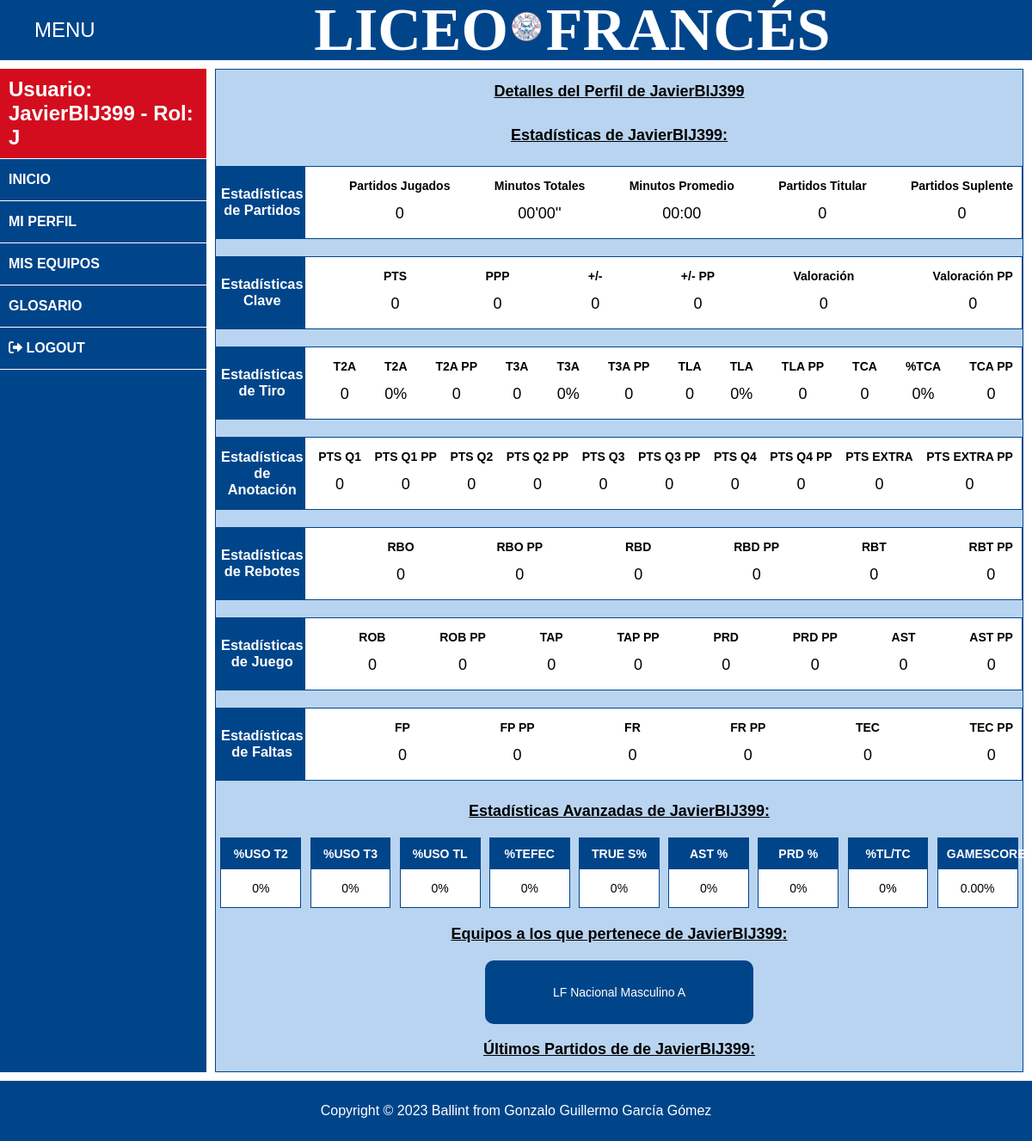
The app's page /pagina_perfiljugador.php?jugador=JavierBlJ399 (signed in) with its own data.
### tables this page shows
CREATE TABLE `jugadores` (
  `id` int(11) NOT NULL,
  `user` varchar(50) DEFAULT NULL,
  `nombre` varchar(50) NOT NULL,
  `apellido1` varchar(50) NOT NULL,
  `apellido2` varchar(50) NOT NULL,
  `numero` int(2) DEFAULT NULL,
  `PJ` int(5) NOT NULL,
  `MT` int(10) NOT NULL,
  `TIT` int(5) NOT NULL,
  `SUP` int(5) NOT NULL,
  `MSMS` float NOT NULL,
  `T2A` int(5) NOT NULL,
  `T2F` int(5) NOT NULL,
  `T3A` int(5) NOT NULL,
  `T3F` int(5) NOT NULL,
  `TLA` int(5) NOT NULL,
  `TLF` int(5) NOT NULL,
  `FLH` int(5) NOT NULL,
  `FLR` int(5) NOT NULL,
  `TEC` int(11) NOT NULL,
  `RBO` int(5) NOT NULL,
  `RBD` int(5) NOT NULL,
  `ROB` int(5) NOT NULL,
  `TAP` int(5) NOT NULL,
  `PRD` int(5) NOT NULL,
  `AST` int(5) NOT NULL,
  `PTQ1` int(11) NOT NULL DEFAULT 0,
  `PTQ2` int(11) NOT NULL DEFAULT 0,
  `PTQ3` int(11) NOT NULL DEFAULT 0,
  `PTQ4` int(11) NOT NULL DEFAULT 0,
  `PTQE` int(11) NOT NULL DEFAULT 0
);

CREATE TABLE `equipos` (
  `id` int(10) NOT NULL,
  `id_equipo` varchar(50) NOT NULL,
  `categoria` varchar(50) NOT NULL,
  `seccion` enum('Masculino','Femenino') NOT NULL,
  `letra` varchar(1) DEFAULT NULL,
  `PJ` int(11) NOT NULL,
  `W` int(11) NOT NULL,
  `L` int(11) NOT NULL,
  `PPP` int(11) NOT NULL,
  `PPR` int(11) NOT NULL,
  `MT` float NOT NULL,
  `MSMS` float NOT NULL,
  `T2A` int(11) NOT NULL,
  `T2F` int(11) NOT NULL,
  `T3A` int(11) NOT NULL,
  `T3F` int(11) NOT NULL,
  `TLA` int(11) NOT NULL,
  `TLF` int(11) NOT NULL,
  `FLH` int(11) NOT NULL,
  `TEC` int(11) NOT NULL,
  `FLR` int(11) NOT NULL,
  `RBO` int(11) NOT NULL,
  `RBD` int(11) NOT NULL,
  `ROB` int(11) NOT NULL,
  `TAP` int(11) NOT NULL,
  `PRD` int(11) NOT NULL,
  `AST` int(11) NOT NULL,
  `PTQ1` int(11) NOT NULL,
  `PTQ2` int(11) NOT NULL,
  `PTQ3` int(11) NOT NULL,
  `PTQ4` int(11) NOT NULL,
  `PTQE` int(11) NOT NULL
);

### includes/usuarios/Usuario.php (called while the page is built, shortened)
<?php
class Usuario{
    public static function getDatosPerfilJugador($nombreUsuario){
        $conn = Aplicacion::getInstance()->getConexionBd();
        $query = sprintf("SELECT * FROM jugadores WHERE user='%s'", $conn->real_escape_string($nombreUsuario));
        $rs = $conn->query($query);
        $result = false;
        if ($rs) {
            $fila = $rs->fetch_assoc();
            if ($fila) {
                $result = $fila;
            }
        } else {
            error_log("Error BD ({$conn->errno}): {$conn->error}");
        }
        return $result;
    }
}
?>

### includes/Jugador.php (the view, shortened to what this page needs)
<?php
class Jugador{
    public static function mostrarStatsJugador($jugador){
        $html = "";
        $html .= "
        <div class='stats'>
            <div class='stats-row'>
            <h3>Estadísticas de Partidos</h3>
                <div class='stat'>
                    <p>Partidos Jugados</p>
                    <p>{$jugador['PJ']}</p>
                </div>
                <div class='stat'>
                    <p>Minutos Totales</p>
                    <p>{$jugador['MTT']}</p>
                </div>
                <div class='stat'>
                    <p>Minutos Promedio</p>
                    <p>{$jugador['MTP']}</p>
                </div>
                <div class='stat'>
                    <p>Partidos Titular</p>
                    <p>{$jugador['TIT']}</p>
                </div>
                <div class='stat'>
                    <p>Partidos Suplente</p>
                    <p>{$jugador['SUP']}</p>
                </div>
            </div>
            <div class='stats-row'>
            <h3>Estadísticas Clave</h3>
                <div class='stat'>
                    <p>PTS</p>
                    <p>{$jugador['PTS']}</p>
                </div>
                <div class='stat'>
                    <p>PPP</p>
                    <p>{$jugador['PTSP']}</p>
                </div>
                <div class='stat'>
                    <p>+/-</p>
                    <p>{$jugador['MSMS']}</p>
                </div>
                <div class='stat'>
                    <p>+/- PP</p>
                    <p>{$jugador['MSMSP']}</p>
                </div>
                <div class='stat'>
                    <p>Valoración</p>
                    <p>{$jugador['VAL']}</p>
                </div>
                <div class='stat'>
                    <p>Valoración PP</p>
                    <p>{$jugador['VALP']}</p>
                </div>
            </div>
            <div class='stats-row'>
            <h3>Estadísticas de Tiro</h3>
                <div class='stat'>
                    <p>T2A</p>
                    <p>{$jugador['T2A']}</p>
                </div>
                <div class='stat'>
                    <p>T2A</p>
                    <p>{$jugador['T2P']}%</p>
                </div>
                <div class='stat'>
                    <p>T2A PP</p>
                    <p>{$jugador['T2PP']}</p>
                </div>
                <div class='stat'>
                    <p>T3A</p>
                    <p>{$jugador['T3A']}</p>
                </div>
                <div class='stat'>
                    <p>T3A</p>
                    <p>{$jugador['T3P']}%</p>
                </div>
                <div class='stat'>
                    <p>T3A PP</p>
                    <p>{$jugador['T3PP']}</p>
                </div>
                <div class='stat'>
                    <p>TLA</p>
                    <p>{$jugador['TLA']}</p>
                </div>
                <div class='stat'>
                    <p>TLA</p>
                    <p>{$jugador['TLP']}%</p>
                </div>
                <div class='stat'>
                    <p>TLA PP</p>
                    <p>{$jugador['TLPP']}</p>
                </div>
                <div class='stat'>
                    <p>TCA</p>
                    <p>{$jugador['TCA']}</p>
                </div>
                <div class='stat'>
                    <p>%TCA</p>
                    <p>{$jugador['TCP']}%</p>
                </div>
                <div class='stat'>
                    <p>TCA PP</p>
                    <p>{$jugador['TCPP']}</p>
                </div>
            </div>
            <div class='stats-row'>
            <h3>Estadísticas de Anotación</h3>
                <div class='stat'>
                    <p>PTS Q1</p>
                    <p>{$jugador['PTQ1']}</p>
                </div>
                <div class='stat'>
                    <p>PTS Q1 PP</p>
                    <p>{$jugador['PTQ1P']}</p>
                </div>
                <div class='stat'>
                    <p>PTS Q2</p>
                    <p>{$jugador['PTQ2']}</p>
                </div>
                <div class='stat'>
                    <p>PTS Q2 PP</p>
                    <p>{$jugador['PTQ2P']}</p>
                </div>
                <div class='stat'>
                    <p>PTS Q3</p>
                    <p>{$jugador['PTQ3']}</p>
                </div>
                <div class='stat'>
                    <p>PTS Q3 PP</p>
                    <p>{$jugador['PTQ3P']}</p>
                </div>
                <div class='stat'>
                    <p>PTS Q4</p>
                    <p>{$jugador['PTQ4']}</p>
                </div>
                <div class='stat'>
                    <p>PTS Q4 PP</p>
                    <p>{$jugador['PTQ4P']}</p>
                </div>
                <div class='stat'>
                    <p>PTS EXTRA</p>
                    <p>{$jugador['PTQE']}</p>
                </div>
                <div class='stat'>
                    <p>PTS EXTRA PP</p>
                    <p>{$jugador['PTQEP']}</p>
                </div>
            </div>
            <div class='stats-row'>
            <h3>Estadísticas de Rebotes</h3>
                <div class='stat'>
                    <p>RBO</p>
                    <p>{$jugador['RBO']}</p>
                </div>
                <div class='stat'>
                    <p>RBO PP</p>
                    <p>{$jugador['RBOP']}</p>
                </div>
                <div class='stat'>
                    <p>RBD</p>
                    <p>{$jugador['RBD']}</p>
                </div>
                <div class='stat'>
                    <p>RBD PP</p>
                    <p>{$jugador['RBDP']}</p>
                </div>
                <div class='stat'>
                    <p>RBT</p>
                    <p>{$jugador['REB']}</p>
                </div>
                <div class='stat'>
                    <p>RBT PP</p>
                    <p>{$jugador['REBP']}</p>
                </div>
            </div>
            <div class='stats-row'>
            <h3>Estadísticas de Juego</h3>
                <div class='stat'>
                    <p>ROB</p>
                    <p>{$jugador['ROB']}</p>
                </div>
                <div class='stat'>
                    <p>ROB PP</p>
                    <p>{$jugador['ROBP']}</p>
                </div>
                <div class='stat'>
                    <p>TAP</p>
                    <p>{$jugador['TAP']}</p>
                </div>
                <div class='stat'>
                    <p>TAP PP</p>
                    <p>{$jugador['TAPP']}</p>
                </div>
                <div class='stat'>
                    <p>PRD</p>
                    <p>{$jugador['PRD']}</p>
                </div>
                <div class='stat'>
                    <p>PRD PP</p>
                    <p>{$jugador['PRDP']}</p>
                </div>
                <div class='stat'>
                    <p>AST</p>
                    <p>{$jugador['AST']}</p>
                </div>
                <div class='stat'>
                    <p>AST PP</p>
                    <p>{$jugador['ASTP']}</p>
                </div>
            </div>
            <div class='stats-row'>
            <h3>Estadísticas de Faltas</h3>
                <div class='stat'>
                    <p>FP</p>
                    <p>{$jugador['FLH']}</p>
                </div>
                <div class='stat'>
                    <p>FP PP</p>
                    <p>{$jugador['FLHP']}</p>
                </div>
                <div class='stat'>
                    <p>FR</p>
                    <p>{$jugador['FLR']}</p>
                </div>
                <div class='stat'>
                    <p>FR PP</p>
                    <p>{$jugador['FLRP']}</p>
                </div>
                <div class='stat'>
                    <p>TEC</p>
                    <p>{$jugador['TEC']}</p>
                </div>
                <div class='stat'>
                    <p>TEC PP</p>
                    <p>{$jugador['TEC']}</p>
                </div>
            </div>
        </div>";
        return $html;
    }
    public static function mostrarStatsAvanzadasJugador($jugadorAvanzado){
        $html = "";
        $html .= "
        <div class='stats'>
            <div class='stat-container'>
                <p class='stat-label'>%USO T2</p>
                <p class='stat-value'>{$jugadorAvanzado['T2PU']}%</p>
            </div>
            <div class='stat-container'>
                <p class='stat-label'>%USO T3</p>
                <p class='stat-value'>{$jugadorAvanzado['T3PU']}%</p>
            </div>
            <div class='stat-container'>
                <p class='stat-label'>%USO TL</p>
                <p class='stat-value'>{$jugadorAvanzado['T1PU']}%</p>
            </div>
            <div class='stat-container'>
                <p class='stat-label'>%TEFEC</p>
                <p class='stat-value'>{$jugadorAvanzado['eFGP']}%</p>
            </div>
            <div class='stat-container'>
                <p class='stat-label'>TRUE S%</p>
                <p class='stat-value'>{$jugadorAvanzado['TSP']}%</p>
            </div>
            <div class='stat-container'>
                <p class='stat-label'>AST %</p>
                <p class='stat-value'>{$jugadorAvanzado['ASP']}%</p>
            </div>
                <div class='stat-container'>
                <p class='stat-label'>PRD %</p>
                <p class='stat-value'>{$jugadorAvanzado['TOP']}%</p>
            </div>
            <div class='stat-container'>
                <p class='stat-label'>%TL/TC</p>
                <p class='stat-value'>{$jugadorAvanzado['TLP']}%</p>
            </div>
            <div class='stat-container'>
                <p class='stat-label'>GAMESCORE</p>
                <p class='stat-value'>{$jugadorAvanzado['GS']}%</p>
            </div>
        </div>
        ";
        return $html;
    }
}
?>

### includes/Equipo.php (shortened to what this page needs)
<?php
class Equipo{
    public static function getDatosEquipo($equipo){
        $result = false;
        $conn = Aplicacion::getInstance()->getConexionBd();
        $query = sprintf("SELECT * FROM equipos WHERE id_equipo='%s'", $conn->real_escape_string($equipo));
        $rs = $conn->query($query);
        if ($rs) {
            $fila = $rs->fetch_assoc();
            if ($fila) {
                $result = $fila;
            }
        } else {
            error_log("Error BD ({$conn->errno}): {$conn->error}");
        }
        return $result;
    }
    public static function mostrarListadoEquipos($equipos){
        $html = '';
        $html .= <<<EOS
        <div class="cajasEquipos">
        EOS;
            foreach ($equipos as $equipo) {
                $html .= self::mostrarCajaEquipo($equipo);
            }
            $html .= <<<EOS
        </div>
        EOS;
        return $html;
    }
    public static function mostrarCajaEquipo($equipo){
        $datosEquipo = self::getDatosEquipo($equipo);
        $html = '';
        $html .= <<<EOS
            <div class="equipo">
                <a href="pagina_equipo.php?equipo={$equipo}">
                    <p>LF {$datosEquipo['categoria']} {$datosEquipo['seccion']} {$datosEquipo['letra']}</p>
                </a>
            </div>
        EOS;
        return $html;
    }
}
?>

### records on screen
jugadores: PJ "0", TIT "0", SUP "0", MSMS "0", T2A "0", T3A "0", TLA "0", PTQ1 "0", PTQ2 "0", PTQ3 "0", PTQ4 "0", PTQE "0", RBO "0", RBD "0", ROB "0", TAP "0", PRD "0", AST "0", FLH "0", FLR "0", TEC "0"
equipos: categoria "Nacional", seccion "Masculino", letra "A"

### other values on screen
$_SESSION['nombre'] "JavierBlJ399"
$_SESSION['roles'] "J"
$jugador "JavierBlJ399"
$jugador['MTT'] "00'00''"
$jugador['MTP'] "00:00"
$jugador['PTS'] "0"
$jugador['PTSP'] "0"
$jugador['MSMSP'] "0"
$jugador['VAL'] "0"
$jugador['VALP'] "0"
$jugador['T2P'] "0"
$jugador['T2PP'] "0"
$jugador['T3P'] "0"
$jugador['T3PP'] "0"
$jugador['TLP'] "0"
